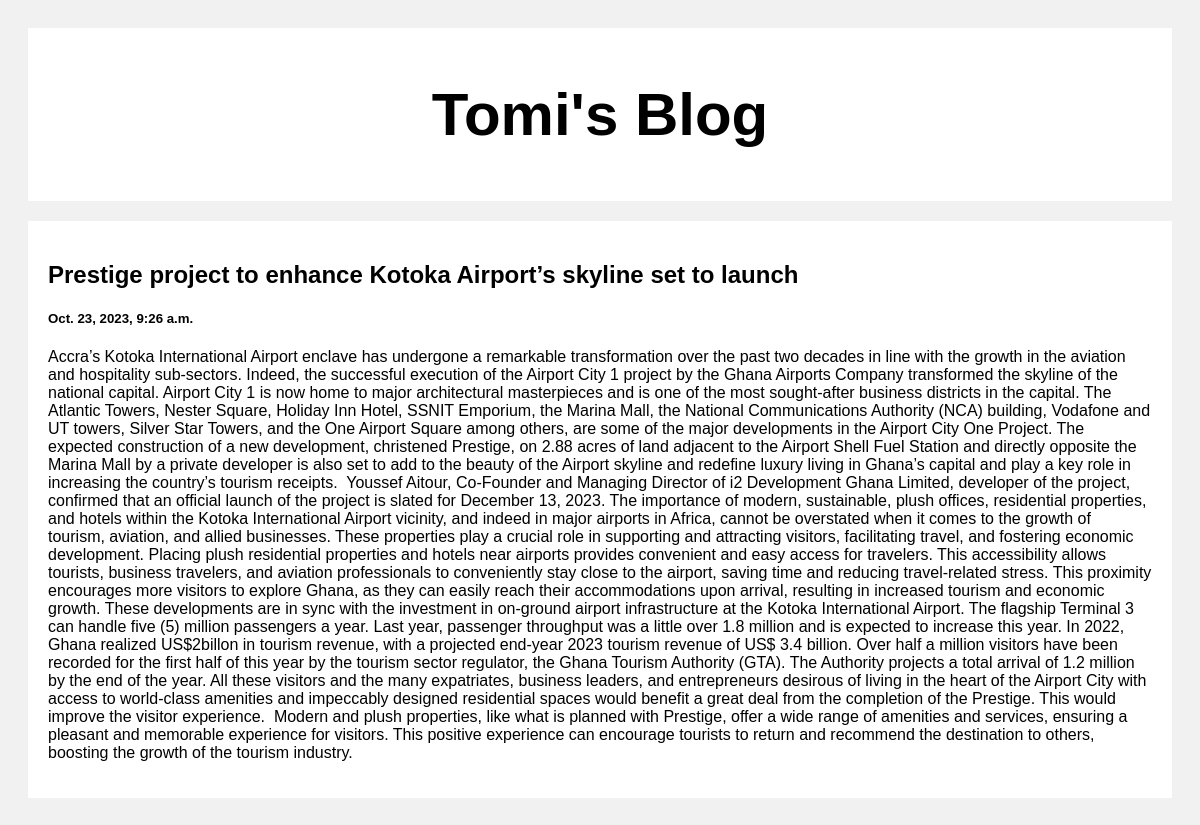
The app's page /post/prestige-project-to-enhance-kotoka-airports-skyline-set-to-launch/ with its own data.
### posts/models.py (models this page shows, shortened)
class Posts (models.Model):
    title = models.CharField(max_length=100)
    body = models.CharField(max_length=1000000)
    created_at = models.DateTimeField(default=datetime.now, blank=True)
    slug = models.CharField(max_length=1000, null=True, blank=True)

### posts/views.py (the view)
# urls.py: path('post/<str:slug>/', views.post, name='post'),
def post(request, slug):
    posts = Posts.objects.get(slug = slug)
    return(render(request, 'post.html', {'posts': posts}))

### templates/post.html (shortened to what this page needs)
{% load static %}
<!DOCTYPE html>
<html>
<head>
<link rel="stylesheet" href="{% static 'styles.css' %}">
</head>
<body>
<div class="header">
  <h2>Tomi's Blog</h2>
</div>
<div class="row">
  <div class="leftcolumn">
      <div class="card">
        <h2>{{posts.title}}</h2>
        <h5>{{posts.created_at}}</h5>
        <p>{{posts.body}}</p>
    </div>
  </div>
</div>
</body>
</html>

### static/styles.css (style rules this page uses)
* { box-sizing: border-box; }
body { font-family: Arial; padding: 20px; background: #f1f1f1; }
.header { padding: 2px; font-size: 40px; text-align: center; background: white; }
.leftcolumn { float: left; width: 100%; }
.card { background-color: white; padding: 20px; margin-top: 20px; }
.row:after { content: ""; display: table; clear: both; }

### records on screen
Posts: title "Prestige project to enhance Kotoka Airport’s skyline set to launch", created_at "Oct. 23, 2023, 9:26 a.m.", body "Accra’s Kotoka International Airport enclave has undergone a remarkable transformation over the past two decades in line with the growth in the aviation and hospitality sub-sectors. Indeed, the successful execution of the Airport City 1 project by the Ghana Airports Company transformed the skyline of the national capital. Airport City 1 is now home to major architectural masterpieces and is one of the most sought-after business districts in the capital. The Atlantic Towers, Nester Square, Holiday Inn Hotel, SSNIT Emporium, the Marina Mall, the National Communications Authority (NCA) building, Vodafone and UT towers, Silver Star Towers, and the One Airport Square among others, are some of…"
